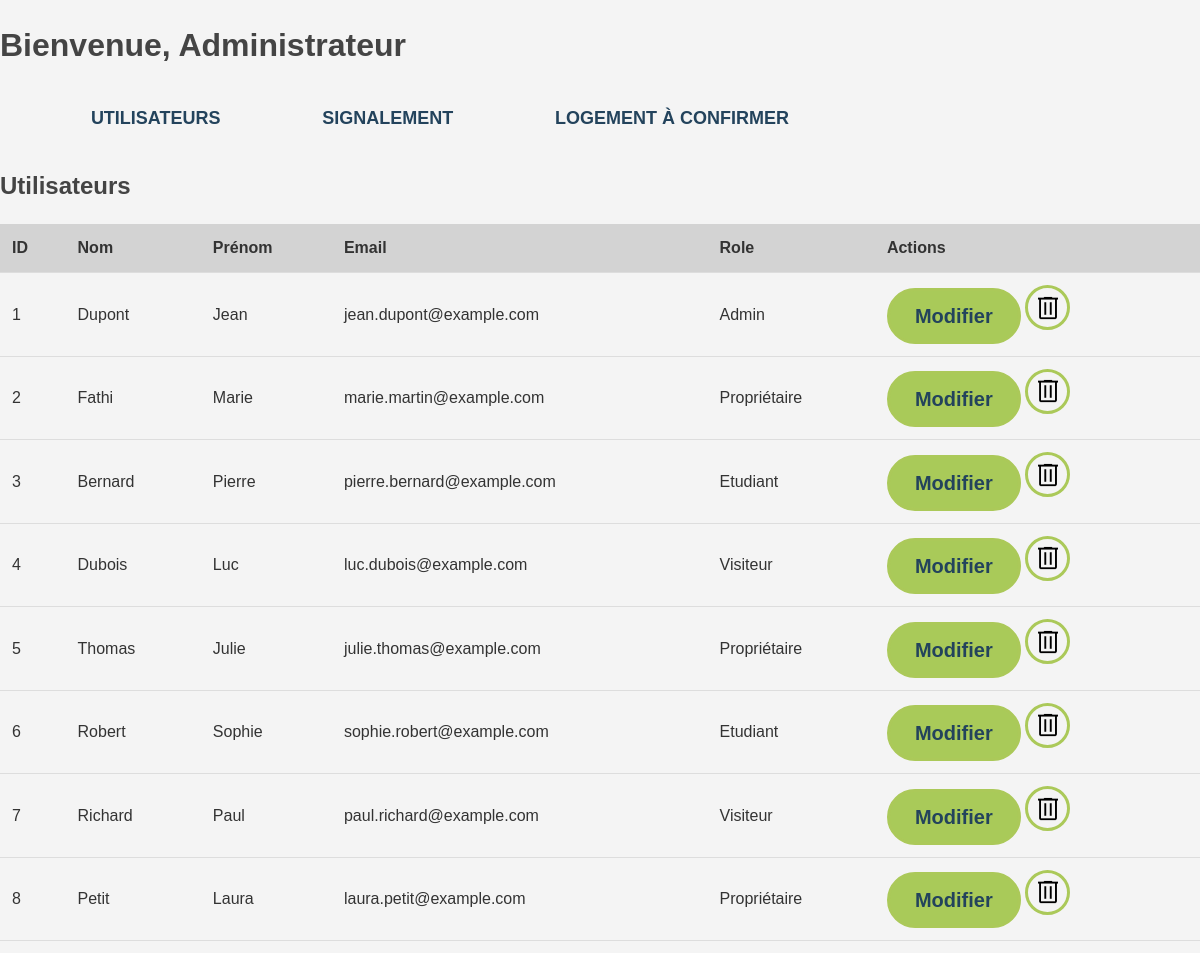
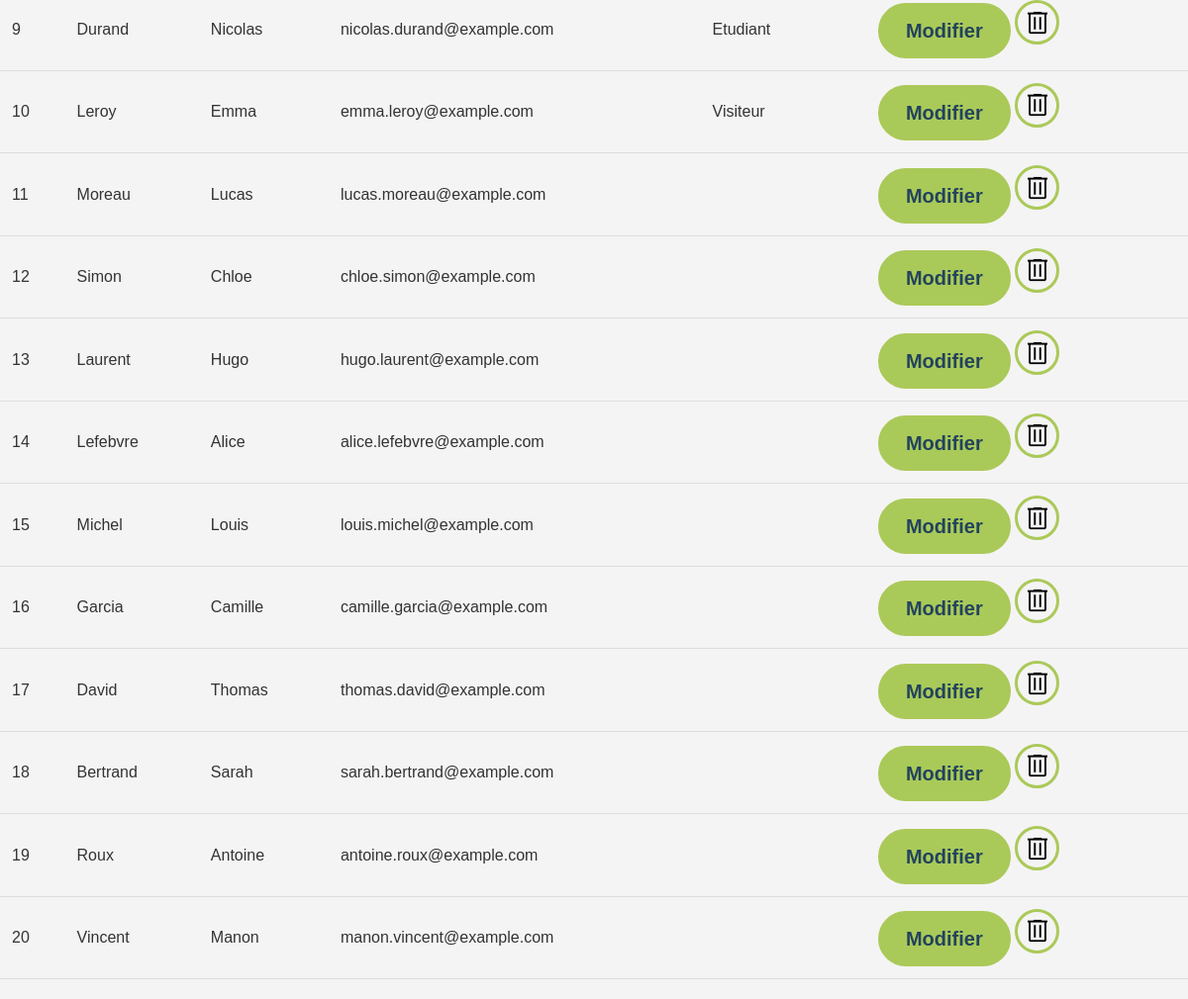
The app's page /?controller=admin&action=admin&page=Utilisateurs (signed in) with its own data (2 pictures, top to bottom).
### tables this page shows
CREATE TABLE Personne (
    id INT PRIMARY KEY AUTO_INCREMENT,
    nom VARCHAR(255) NOT NULL,
    prénom VARCHAR(255) NOT NULL,
    email VARCHAR(255) NOT NULL UNIQUE,
    actif BOOLEAN NOT NULL default(0),
    telephone VARCHAR(255) NOT NULL UNIQUE,
    mdp VARCHAR(255) NOT NULL
);

### Controllers/Controller_admin.php (called while the page is built, shortened)
<?php
class Controller_admin extends Controller {
    public function action_admin() {
        $users = $this->get_users_with_roles();
        $data = ["erreur" => false, "users" => $users];
        $this->render("admin", $data);
    }
    public function get_users_with_roles() {
        $model = Model::getModel();
        $users = $model->selectAllFromTable('Personne');
        $usersWithRoles = [];
        foreach ($users as $user) {
            $roles = $model->getUserRoles($user['id']);
            $user['roles'] = array_column($roles, 'nom');
            $usersWithRoles[] = $user;
        }
        return $usersWithRoles;
    }
}
?>

### Models/Model.php (called while the page is built, shortened)
<?php
require_once 'Utils/config.php';
class Model {
    private $db;
    private static $instance = null;
    private function __construct() {
        global $servername, $username, $password, $dbname;
        $this->db = new PDO("mysql:host=$servername;dbname=$dbname", $username, $password);
        $this->db->setAttribute(PDO::ATTR_ERRMODE, PDO::ERRMODE_EXCEPTION);
        $this->db->query("SET NAMES 'utf8'");
    }
    public static function getModel() {
        if (self::$instance === null) {
            self::$instance = new self();
        }
        return self::$instance;
    }
    public function selectAllFromTable($table) {
        $stmt = $this->db->query("SELECT * FROM " . $table);
        return $stmt->fetchAll(PDO::FETCH_ASSOC);
    }
}
?>

### Utils/config.php (called while the page is built, shortened)
<?php
$environment = (getenv('SERVER_NAME') == 'localhost') ? 'local' : 'production';
if ( $environment == "local") {
    $servername = 'localhost';
    $username = 'default_user';
    $password = 'AidappartNova';
    $dbname = 'aidappart';
} else {
    $servername = getenv("MYSQL_HOST");
    $username = getenv("MYSQL_USER");
    $password = getenv("MYSQL_PASSWORD");
    $dbname = getenv("MYSQL_DATABASE");
}
?>

### Views/view_admin.php (the view, shortened to what this page needs)
<!DOCTYPE html>
<html lang="en">
<head>
    <link rel="stylesheet" href="Content/css/index.css">
    <link rel="stylesheet" href="Content/css/stylesheet.css">
    <link rel="stylesheet" href="Content/css/admin.css">
</head>
<body>
    <h1>Bienvenue, Administrateur</h1>
    <div class="navbar-menu" id="navbarMenu">
        <ul class="navbar-links">
            <li><a href="?controller=admin&action=admin&page=Utilisateurs">Utilisateurs</a></li>
            <li><a href="?controller=admin&action=admin&page=Signalement">Signalement</a></li>
            <li><a href="?controller=admin&action=admin&page=Logement">Logement à confirmer</a></li>
        </ul>
    </div>
<?php
    if (isset($_GET['page'])) {
        switch ($_GET['page']) {
            case 'Utilisateurs':
                echo '<h2>Utilisateurs</h2>';
                echo '<table>';
                echo '<tr>';
                echo '<th>ID</th>';
                echo '<th>Nom</th>';
                echo '<th>Prénom</th>';
                echo '<th>Email</th>';
                echo '<th>Role</th>';
                echo '<th>Actions</th>';
                echo '</tr>';
                foreach ($data['users'] as $user) {
                    echo "<tr>";
                    echo "<td>{$user['id']}</td>";
                    echo "<td>{$user['nom']}</td>";
                    echo "<td>{$user['prénom']}</td>";
                    echo "<td>{$user['email']}</td>";
                    echo "<td>" . implode(', ', $user['roles']) . "</td>";
                    echo "<td>
                            <button id='update_user'>Modifier</button>
                            <button class='delete' id='delete_user' onclick='deleteUser({$user['id']}, \"{$user['nom']}\", \"{$user['prénom']}\")'>
                                <img src='Content/Images/Poubelle.png' alt='Supprimer'>
                            </button>
                        </td>";
                    echo "</tr>";
                }
                echo '</table>';
                break;
        }
    } else {
        header('Location: ?controller=admin&action=admin&page=Utilisateurs');
    }?>
</body>
</html>

### index.php (shortened to what this page needs)
<?php
require_once "Models/Model.php";
require_once "Controllers/Controller.php";
$controllers = ["admin", "inscription","connexion","deconnexion","pagelogement","accueil","aide","mdp_oublie","changement_mdp", "annonces"];
$controller_default = "accueil";
if (isset($_GET['controller']) and in_array($_GET['controller'], $controllers)) {
    $nom_controller = $_GET['controller'];
} else {
    $nom_controller = $controller_default;
}
$nom_classe = 'Controller_' . $nom_controller;
$nom_fichier = 'Controllers/' . $nom_classe . '.php';
if (is_readable($nom_fichier)) {
    new $nom_classe();
} else {
    die("Error 404: not found!");
}

### Controllers/Controller.php (shortened to what this page needs)
<?php
abstract class Controller
{
    public function __construct()
    {
        if (isset($_GET['action']) and method_exists($this, "action_" . $_GET["action"])) {
            $action = "action_" . $_GET["action"];
            $this->$action();
        } else {
            $this->action_default();
        }
    }
    protected function render($vue, $data = []){
        extract($data);
        $file_name = "Views/view_" . $vue . '.php';
        if (file_exists($file_name)) {
            include $file_name;
        } else {
            $this->action_error("La vue n'existe pas !");
        }
        die();
    }
}

### Content/css/index.css (style rules this page uses)
:root { --primary-color: #0066cc; --secondary-color: #005bb5; --blue: #23435C; --green: #A9CA59; --bleu-claire:#DFEFFC; --degrader-vert: linear-gradient(180deg, rgba(171, 201, 89, 0.5) 23.5%, rgba(255, 255, 255, 0.5) 100%); --degrader-gris: linear-gradient(180deg, rgba(255, 255, 255, 0.5) 23.5%, rgba(2, 0, 0, 0) 100%); }
body { font-size: 16px; line-height: 1.5; color: #333; background-color: #f4f4f4; margin: 0; background-repeat: no-repeat; background-size: cover; }
h1, h2, h3, h4, h5, h6 { margin-bottom: 20px; color: #444; }
a { color: var(--primary-color); text-decoration: none; }
button { box-sizing: border-box; padding: 25px; background: var(--green); color: var(--blue); border: 3px solid #ABC959; border-radius: 90px; font-style: normal; font-size: 20px; line-height: 0; font-weight: 700; }

### Content/css/stylesheet.css (style rules this page uses)
body { margin: 0; font-family: Arial, sans-serif; }
.navbar-menu { display: flex; flex-direction: row; align-items: center; justify-content: flex-end; width: 70%; }
.navbar-links { list-style: none; display: flex; justify-content: space-around; align-items: center; width: 100%; }
.navbar-links li a { color: var(--blue); text-decoration: none; font-size: large; font-weight: bolder; text-transform: uppercase; }

### Content/css/admin.css (style rules this page uses)
table { width: 100%; border-collapse: collapse; margin: 20px 0; }
th, td { padding: 12px; text-align: left; border-bottom: 1px solid #ddd; }
th { background-color: lightgrey; }
.delete img { width: 30px; height: 30px; object-fit: cover; }

### records on screen
personne: id "1", nom "Dupont", prénom "Jean", email "jean.dupont@example.com", roles "Admin"
personne: id "2", nom "Fathi", prénom "Marie", email "marie.martin@example.com", roles "Propriétaire"
personne: id "3", nom "Bernard", prénom "Pierre", email "pierre.bernard@example.com", roles "Etudiant"
personne: id "4", nom "Dubois", prénom "Luc", email "luc.dubois@example.com", roles "Visiteur"
personne: id "5", nom "Thomas", prénom "Julie", email "julie.thomas@example.com", roles "Propriétaire"
personne: id "6", nom "Robert", prénom "Sophie", email "sophie.robert@example.com", roles "Etudiant"
personne: id "7", nom "Richard", prénom "Paul", email "paul.richard@example.com", roles "Visiteur"
personne: id "8", nom "Petit", prénom "Laura", email "laura.petit@example.com", roles "Propriétaire"
personne: id "9", nom "Durand", prénom "Nicolas", email "nicolas.durand@example.com", roles "Etudiant"
personne: id "10", nom "Leroy", prénom "Emma", email "emma.leroy@example.com", roles "Visiteur"
personne: id "11", nom "Moreau", prénom "Lucas", email "lucas.moreau@example.com"
personne: id "12", nom "Simon", prénom "Chloe", email "chloe.simon@example.com"
personne: id "13", nom "Laurent", prénom "Hugo", email "hugo.laurent@example.com"
personne: id "14", nom "Lefebvre", prénom "Alice", email "alice.lefebvre@example.com"
personne: id "15", nom "Michel", prénom "Louis", email "louis.michel@example.com"
personne: id "16", nom "Garcia", prénom "Camille", email "camille.garcia@example.com"
personne: id "17", nom "David", prénom "Thomas", email "thomas.david@example.com"
personne: id "18", nom "Bertrand", prénom "Sarah", email "sarah.bertrand@example.com"
personne: id "19", nom "Roux", prénom "Antoine", email "antoine.roux@example.com"
personne: id "20", nom "Vincent", prénom "Manon", email "manon.vincent@example.com"
